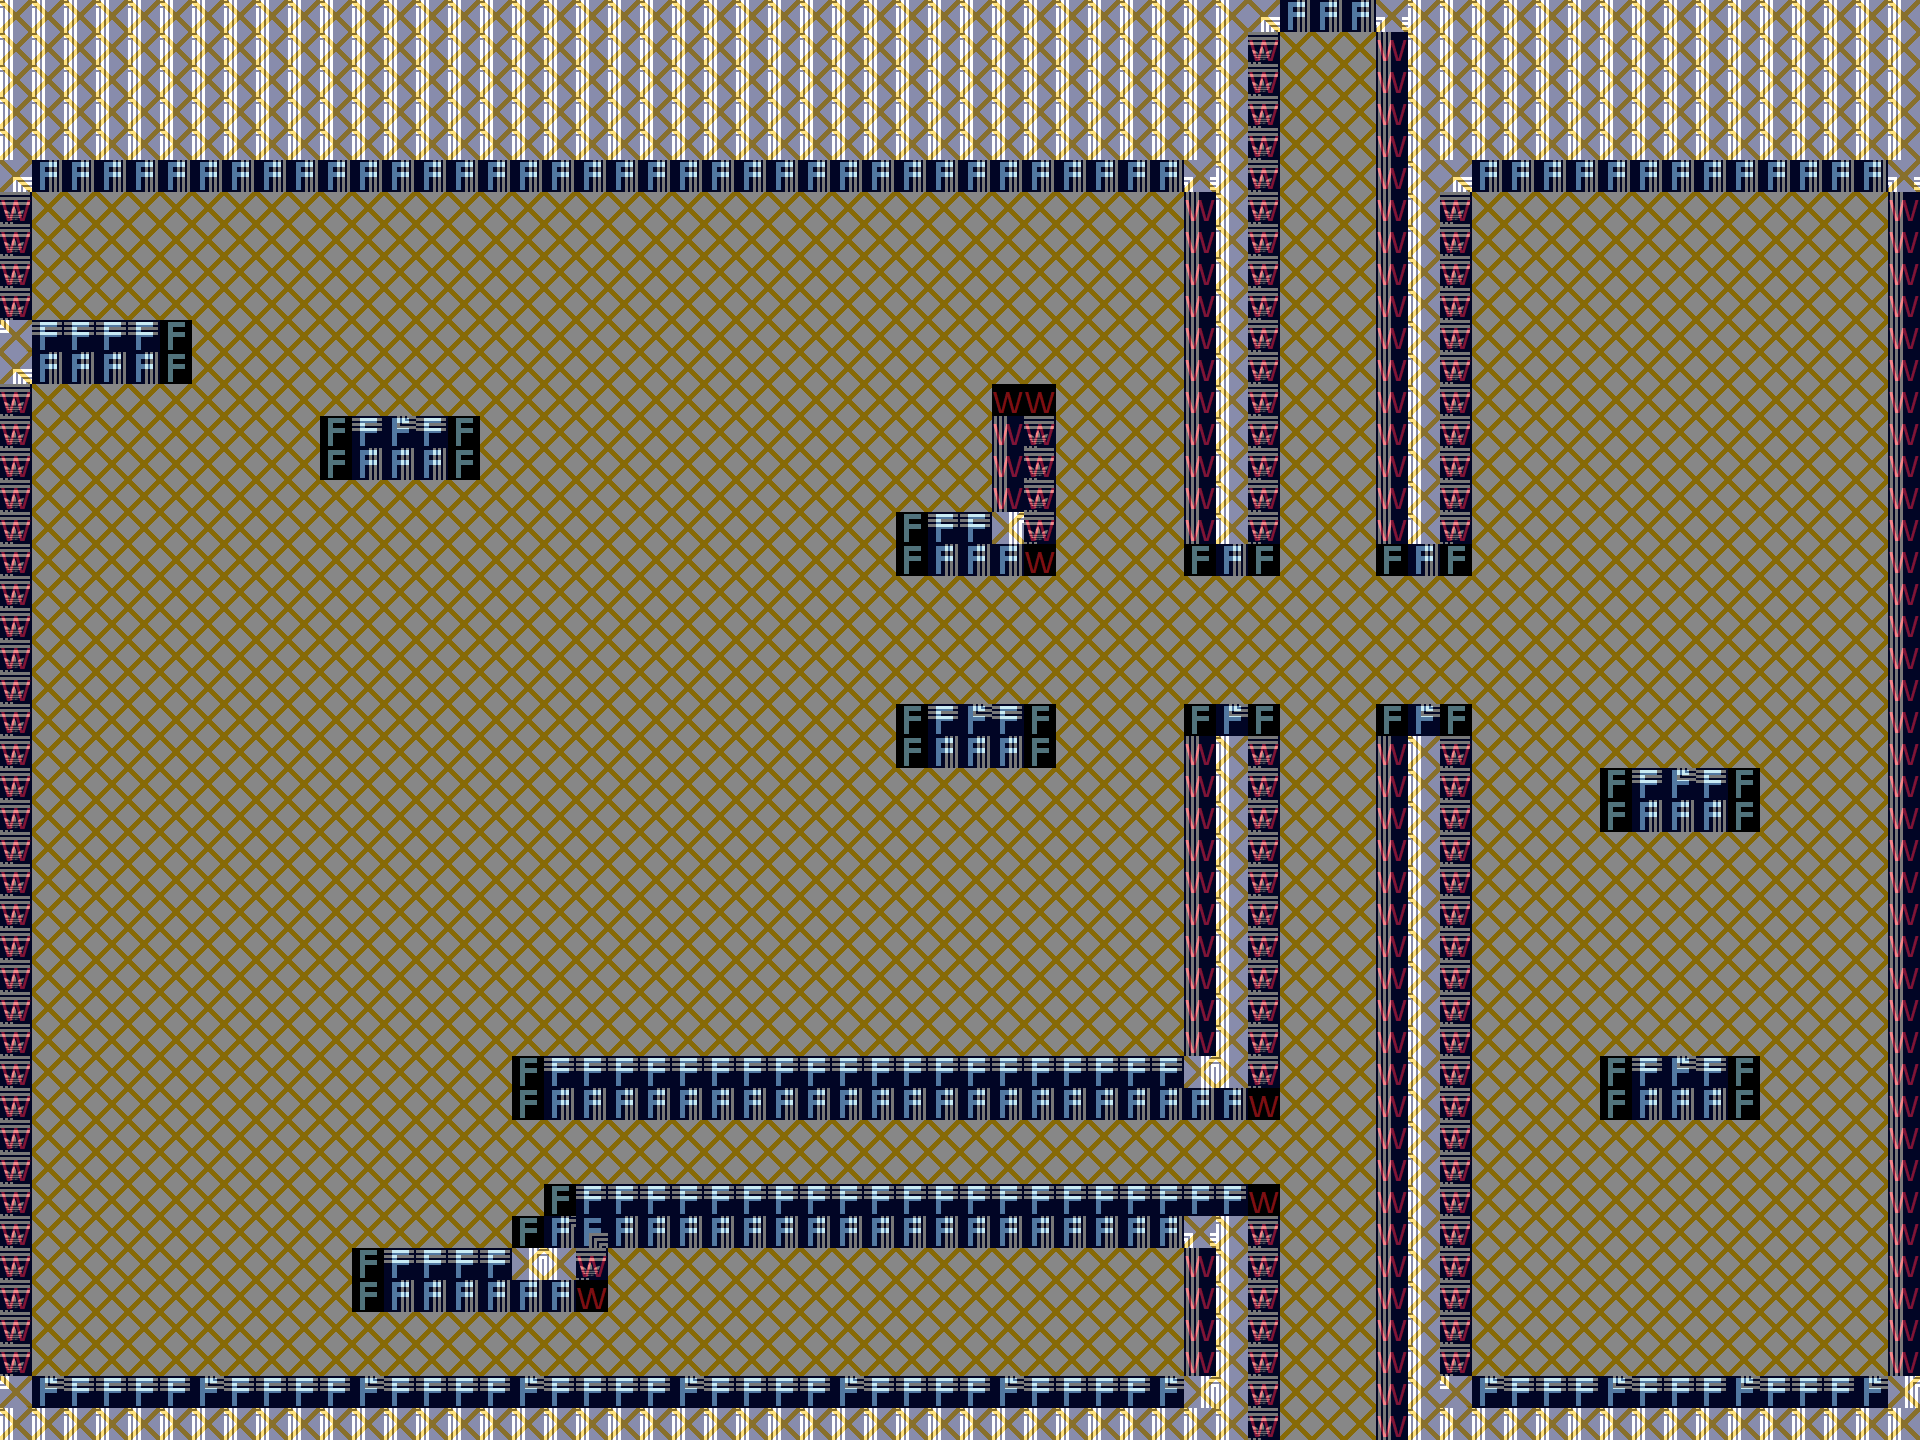

A level layout from a 2D game, rendered from its tile map. Below: a short description, then the map file with tile-grid data replaced by summaries:
An orthogonal 60x45 tile map with 32x32 px tiles, 2 tile layers (Tile Layer 1, collision), 2 tilesets.

<map version="1.0" orientation="orthogonal" width="60" height="45" tilewidth="32" tileheight="32">
 <tileset firstgid="1" name="Collision" tilewidth="32" tileheight="32">
  <image source="collision.png" width="96" height="32" />
  <tile id="0">
   <properties>
    <property name="floor" value="" />
   </properties>
  </tile>
  <tile id="1">
   <properties>
    <property name="wall" value="" />
   </properties>
  </tile>
 </tileset>
 <tileset firstgid="4" name="tracksuit" tilewidth="32" tileheight="32" spacing="2">
  <image source="tracksuit.png" width="168" height="136" />
 </tileset>
 <layer name="Tile Layer 1" width="60" height="45">
  <data>[2700 cells, 892 non-empty, 14 distinct tile ids]</data>
 </layer>
 <layer name="collision" width="60" height="45" opacity="0.53">
  <data>[2700 cells, 2700 non-empty, 3 distinct tile ids]</data>
 </layer>
</map>